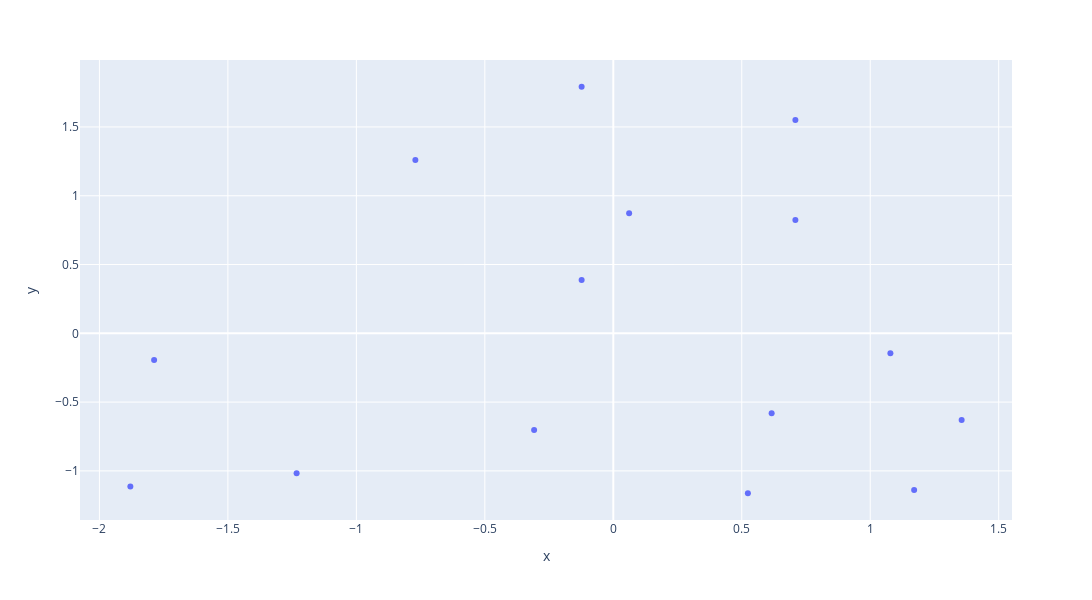

Source (notebook cell):
### Code cell
grafico1 = px.scatter(x=base_salario[:,0], y=base_salario[:,1], width=1100, height=600)
grafico1.show()

### Figure 1 — Plotly figure (JSON) as saved in the notebook; plotly's stock layout.template omitted (floating-point values rounded to 4 significant figures)
{"data": [{"hovertemplate": "x=%{x}<br>y=%{y}<extra></extra>", "legendgroup": "", "marker": {"color": "#636efa", "symbol": "circle"}, "mode": "markers", "name": "", "orientation": "v", "showlegend": false, "type": "scatter", "x": [-1.88, -1.233, -1.787, -0.3081, 0.5238, 1.171, 1.356, 0.6163, 1.078, -0.7703, -0.1233, 0.06163, -0.1233, 0.7087, 0.7087], "xaxis": "x", "y": [-1.114, -1.017, -0.1938, -0.7024, -1.163, -1.138, -0.6297, -0.5813, -0.1453, 1.259, 0.3875, 0.8719, 1.792, 0.8235, 1.55], "yaxis": "y"}], "layout": {"height": 600, "legend": {"tracegroupgap": 0}, "margin": {"t": 60}, "width": 1100, "xaxis": {"anchor": "y", "domain": [0, 1], "title": {"text": "x"}}, "yaxis": {"anchor": "x", "domain": [0, 1], "title": {"text": "y"}}}}
